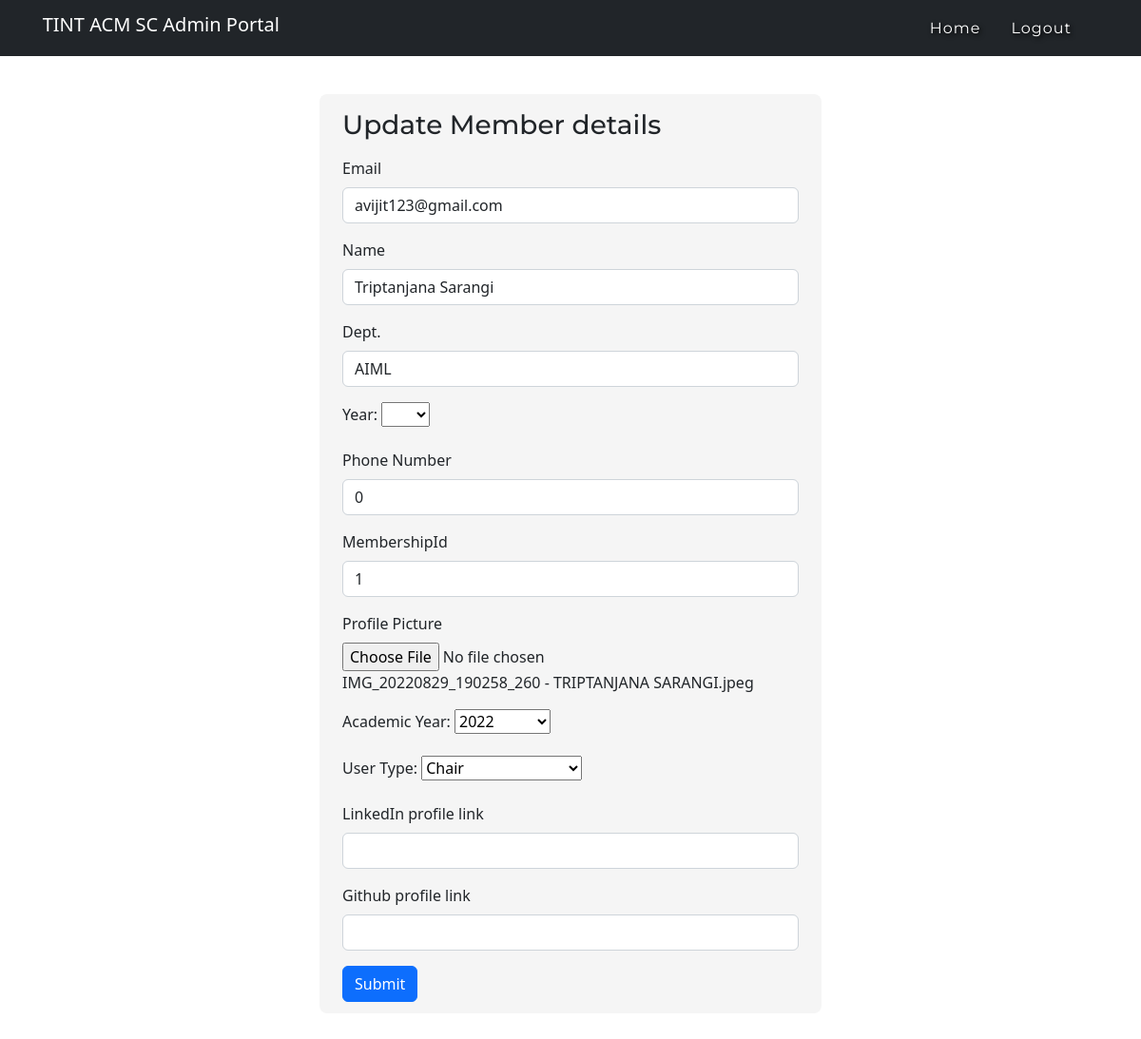
/ADMIN/member_update.php?update=1 (signed in), run on the app's committed database.
### tables this page shows
CREATE TABLE `members` (
  `sln` int(11) NOT NULL,
  `email` varchar(50) NOT NULL,
  `name` varchar(30) NOT NULL,
  `dept` varchar(30) NOT NULL,
  `phone no.` int(20) NOT NULL,
  `membership id` varchar(15) NOT NULL,
  `profile pic` varchar(100) NOT NULL,
  `academic-year` int(11) NOT NULL,
  `user type` varchar(50) NOT NULL,
  `linkedin` varchar(100) NOT NULL,
  `github` varchar(100) NOT NULL
);

### ADMIN/member_update.php (the view, shortened to what this page needs)
<?php
require '../ADMIN/_dbconnect.php';
    $sn = $_GET['update'];
    $sq_update = "SELECT * FROM `members` WHERE `sln` = $sn";
    $sq_update_res = mysqli_query($conn, $sq_update) or die('Connection failed!!');
    $row_update_res = mysqli_fetch_array($sq_update_res);
?>
<!doctype html>
<html lang="en">
<head>
    <link href="https://cdn.jsdelivr.net/npm/bootstrap@5.2.2/dist/css/bootstrap.min.css" rel="stylesheet">
    <link rel="stylesheet" href="../CSS/admin_nav.css" class="css">
    <link rel="stylesheet" href="style.css">
    <link rel="stylesheet" href="../CSS/event_register.css">
</head>
<body>
    <?php
    require '../ADMIN/admin_nav.php';
    ?>
    <div class="container-fluid">
        <div class="row" style="width: 50%; text-align: center ;margin: 3% auto; ">
            <div class="col r-table" style="text-align: left; background: #F5F5F5; border: solid 2px rgb(#F5F5F5); border-radius: .5em; padding-bottom:2%">
                <div class="container-fluid mt-3">
                    <h3 class="mb-3">Update Member details</h3>
                    <form action="/avijit/ACM/ADMIN/member_update_data.php" method="POST" enctype="multipart/form-data">
                        <div class=" mb-3">
                            <label class="form-label">Email</label>
                            <input class="form-control type="email" name="email" value="<?php  echo $row_update_res['email'] ; ?>">
                        </div>
                        <div class=" mb-3">
                            <label class="form-label">Name</label>
                            <input class="form-control type="text" name="username" value="<?php  echo $row_update_res['name'] ; ?>">
                        </div>
                        <div class=" mb-3">
                            <label class="form-label">Dept.</label>
                            <input class="form-control type="text" name="department" value="<?php  echo $row_update_res['dept'] ; ?>">
                        </div>
                        <div class=" mb-3">
                            <label class="form-label">Year:</label>
                            <select class="custom-select" id="access" name="year">
                                <option default value="<?php  echo $row_update_res['year'] ; ?>"><?php  echo $row_update_res['year'] ; ?></option>
                                <option value="1st">1st</option>
                            </select>
                        </div>
                        <div class=" mb-3">
                            <label class="form-label">Phone Number</label>
                            <input class="form-control type="text" name="phNo" value="<?php  echo $row_update_res['phone no.'] ; ?>">
                        </div>
                        <div class=" mb-3">
                            <label class="form-label">MembershipId</label>
                            <input class="form-control type="text" name="memId" value="<?php  echo $row_update_res['membership id'] ; ?>">
                        </div>
                        <div class=" mb-3">
                            <label class="form-label">Profile Picture</label>
                            <div class="custom-file">
                                <input type="file" class="custom-file-input" id="profilePic" name="profilePic">
                            </div>
                            <?php  echo $row_update_res['profile pic'] ; ?>
                        </div>
                        <div class=" mb-3">
                            <label class="form-label">Academic Year:</label>
                            <select class="custom-select" id="access" name="academic-year">
                            <option default value="<?php  echo $row_update_res['academic-year'] ; ?>"><?php  echo $row_update_res['academic-year'] ; ?></option>
                            </select>
                        </div>
                        <div class=" mb-3">
                            <label class="form-label">User Type:</label>
                            <select class="custom-select" id="access" name="user_type" >
                                <option default value="<?php  echo $row_update_res['user type'] ; ?>"><?php  echo $row_update_res['user type'] ; ?></option>
                            </select>
                        </div>
                        <div class=" mb-3">
                            <label class="form-label">LinkedIn profile link</label>
                            <input class="form-control type=" text" name="linkedin" value="<?php  echo $row_update_res['linkedin'] ; ?>">
                        </div>
                        <div class=" mb-3">
                            <label class="form-label">Github profile link</label>
                            <input class="form-control type=" text" name="github" value="<?php  echo $row_update_res['github'] ; ?>">
                        </div>
                        <div >
                            <button type="submit" class="btn btn-primary">Submit</button>
                        </div>
                    </form>
                </div>
            </div>
        </div>
    </div>
</body>
</html>

### CSS/admin_nav.css (style rules this page uses)
* { margin: 0; padding: 0; box-sizing: border-box; }

### CSS/style.css (style rules this page uses)
* { margin: 0px; padding: 0px; box-sizing: border-box; scroll-behavior: smooth; }
body { overflow-x: hidden; }
h1,h2,h3,h4 { font-family: 'Montserrat', sans-serif; }

### CSS/event_register.css (style rules this page uses)
.r-table { margin: 5px 30px; }
@media screen and (max-width: 1200px) { .r-table { width: 70%; } }

### data on the page
members: email "avijit123@gmail.com", username "Triptanjana Sarangi", department "AIML", phNo "0", memId "1", profile pic "IMG_20220829_190258_260 - TRIPTANJANA SARANGI.jpeg", academic-year "2022", user_type "Chair"
